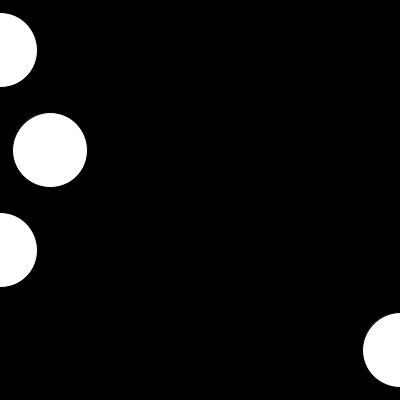
Frame 1 (no input)
Frame 60 (the mouse pressed at the canvas centre just before this capture): identical to frame 1, image omitted
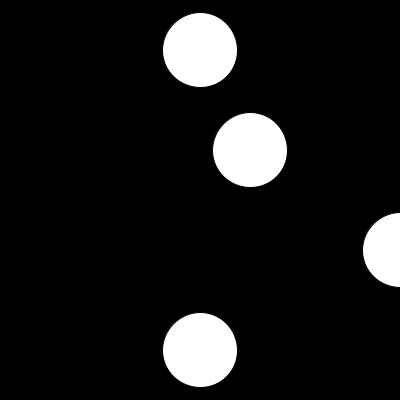
Frame 120 (the mouse held since frame 60 and released just before this capture)

The Processing sketch that drew these frames (run headless with seeded random() and noise(); from frame 60 on, the mouse is pressed at the canvas centre):

// Processing sketch: mouse_move_01
// ── mouse_move_01.pde
/*
INTERACTION MOUSE_01

*/

/////////////////////////// GLOBALS ////////////////////////////


/////////////////////////// SETUP ////////////////////////////

void setup() {
  size(400, 400);
  background(0);
  smooth();
}

/////////////////////////// DRAW ////////////////////////////
void draw() {
    background(0);
    ellipse(mouseX,50,75,75);         // Normal
    ellipse(mouseX+50,150,75,75);     // Décalage
    ellipse(mouseX*2,250,75,75);      // Décalage à l'échelle
    ellipse(width-mouseX,350,75,75);  // Inverse

}

/////////////////////////// FUNCTIONS ////////////////////////////
